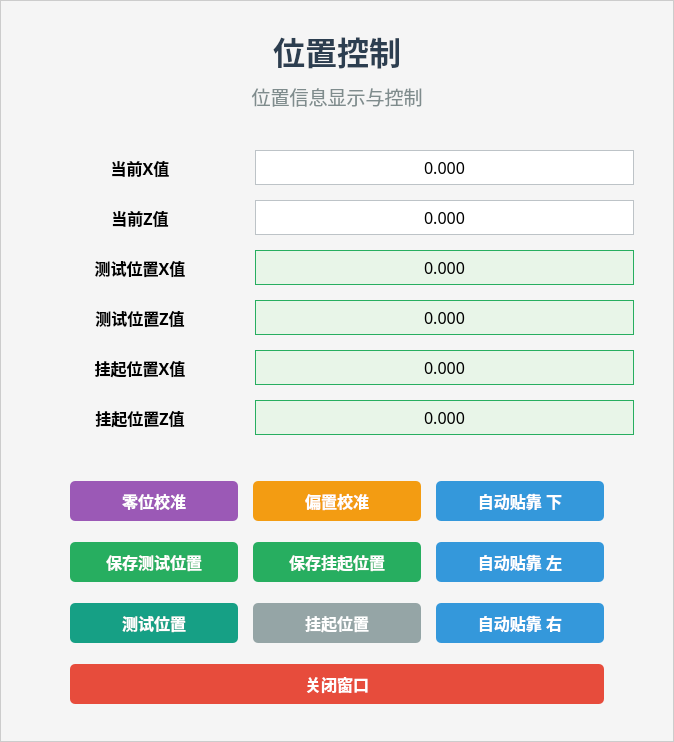
<?xml version="1.0" encoding="UTF-8"?>
<ui version="4.0">
 <class>PositionWindow</class>
 <widget class="QMainWindow" name="PositionWindow">
  <property name="geometry">
   <rect>
    <x>0</x>
    <y>0</y>
    <width>674</width>
    <height>742</height>
   </rect>
  </property>
  <property name="sizePolicy">
   <sizepolicy hsizetype="Fixed" vsizetype="Fixed">
    <horstretch>0</horstretch>
    <verstretch>0</verstretch>
   </sizepolicy>
  </property>
  <property name="windowTitle">
   <string>位置控制</string>
  </property>
  <property name="styleSheet">
   <string notr="true">QMainWindow {
    background-color: #f5f5f5;
    border: 1px solid #cccccc;
    border-radius: 0px;
}</string>
  </property>
  <widget class="QWidget" name="centralwidget">
   <property name="sizePolicy">
    <sizepolicy hsizetype="Fixed" vsizetype="Fixed">
     <horstretch>0</horstretch>
     <verstretch>0</verstretch>
    </sizepolicy>
   </property>
   <property name="maximumSize">
    <size>
     <width>16777215</width>
     <height>1000</height>
    </size>
   </property>
   <layout class="QVBoxLayout" name="main_layout">
    <property name="spacing">
     <number>20</number>
    </property>
    <property name="leftMargin">
     <number>20</number>
    </property>
    <property name="topMargin">
     <number>20</number>
    </property>
    <property name="rightMargin">
     <number>20</number>
    </property>
    <property name="bottomMargin">
     <number>20</number>
    </property>
    <item>
     <widget class="QWidget" name="widget_title" native="true">
      <property name="sizePolicy">
       <sizepolicy hsizetype="Preferred" vsizetype="Fixed">
        <horstretch>0</horstretch>
        <verstretch>0</verstretch>
       </sizepolicy>
      </property>
      <property name="maximumSize">
       <size>
        <width>16777215</width>
        <height>100</height>
       </size>
      </property>
      <layout class="QVBoxLayout" name="title_layout">
       <property name="spacing">
        <number>10</number>
       </property>
       <item>
        <widget class="QLabel" name="title_label">
         <property name="maximumSize">
          <size>
           <width>16777215</width>
           <height>60</height>
          </size>
         </property>
         <property name="font">
          <font>
           <family>黑体</family>
           <pointsize>24</pointsize>
           <weight>75</weight>
           <bold>true</bold>
          </font>
         </property>
         <property name="styleSheet">
          <string notr="true">color: #2c3e50;</string>
         </property>
         <property name="text">
          <string>位置控制</string>
         </property>
         <property name="alignment">
          <set>Qt::AlignCenter</set>
         </property>
        </widget>
       </item>
       <item>
        <widget class="QLabel" name="subtitle_label">
         <property name="maximumSize">
          <size>
           <width>16777215</width>
           <height>30</height>
          </size>
         </property>
         <property name="font">
          <font>
           <family>黑体</family>
           <pointsize>14</pointsize>
          </font>
         </property>
         <property name="styleSheet">
          <string notr="true">color: #7f8c8d;</string>
         </property>
         <property name="text">
          <string>位置信息显示与控制</string>
         </property>
         <property name="alignment">
          <set>Qt::AlignCenter</set>
         </property>
        </widget>
       </item>
      </layout>
     </widget>
    </item>
    <item>
     <widget class="QWidget" name="widget_position_info" native="true">
      <layout class="QGridLayout" name="gridLayout_position">
       <property name="leftMargin">
        <number>20</number>
       </property>
       <property name="topMargin">
        <number>10</number>
       </property>
       <property name="rightMargin">
        <number>20</number>
       </property>
       <property name="bottomMargin">
        <number>10</number>
       </property>
       <property name="spacing">
        <number>15</number>
       </property>
       <item row="2" column="0">
        <widget class="QLabel" name="label_stored_test_position_x">
         <property name="minimumSize">
          <size>
           <width>80</width>
           <height>0</height>
          </size>
         </property>
         <property name="maximumSize">
          <size>
           <width>200</width>
           <height>16777215</height>
          </size>
         </property>
         <property name="font">
          <font>
           <family>黑体</family>
           <pointsize>12</pointsize>
           <weight>75</weight>
           <bold>true</bold>
          </font>
         </property>
         <property name="text">
          <string>测试位置X值</string>
         </property>
         <property name="alignment">
          <set>Qt::AlignCenter</set>
         </property>
        </widget>
       </item>
       <item row="2" column="1">
        <widget class="QLabel" name="label_stored_test_position_x_value">
         <property name="font">
          <font>
           <family>黑体</family>
           <pointsize>12</pointsize>
          </font>
         </property>
         <property name="styleSheet">
          <string notr="true">background-color: #e8f5e8; border: 1px solid #27ae60; padding: 5px;</string>
         </property>
         <property name="text">
          <string>0.000</string>
         </property>
         <property name="alignment">
          <set>Qt::AlignCenter</set>
         </property>
        </widget>
       </item>
       <item row="4" column="1">
        <widget class="QLabel" name="label_stored_suspend_position_x_value">
         <property name="font">
          <font>
           <family>黑体</family>
           <pointsize>12</pointsize>
          </font>
         </property>
         <property name="styleSheet">
          <string notr="true">background-color: #e8f5e8; border: 1px solid #27ae60; padding: 5px;</string>
         </property>
         <property name="text">
          <string>0.000</string>
         </property>
         <property name="alignment">
          <set>Qt::AlignCenter</set>
         </property>
        </widget>
       </item>
       <item row="4" column="0">
        <widget class="QLabel" name="label_stored_suspend_position_x">
         <property name="minimumSize">
          <size>
           <width>80</width>
           <height>0</height>
          </size>
         </property>
         <property name="maximumSize">
          <size>
           <width>200</width>
           <height>16777215</height>
          </size>
         </property>
         <property name="font">
          <font>
           <family>黑体</family>
           <pointsize>12</pointsize>
           <weight>75</weight>
           <bold>true</bold>
          </font>
         </property>
         <property name="text">
          <string>挂起位置X值</string>
         </property>
         <property name="alignment">
          <set>Qt::AlignCenter</set>
         </property>
        </widget>
       </item>
       <item row="3" column="0">
        <widget class="QLabel" name="label_stored_test_position_z">
         <property name="minimumSize">
          <size>
           <width>80</width>
           <height>0</height>
          </size>
         </property>
         <property name="maximumSize">
          <size>
           <width>200</width>
           <height>16777215</height>
          </size>
         </property>
         <property name="font">
          <font>
           <family>黑体</family>
           <pointsize>12</pointsize>
           <weight>75</weight>
           <bold>true</bold>
          </font>
         </property>
         <property name="text">
          <string>测试位置Z值</string>
         </property>
         <property name="alignment">
          <set>Qt::AlignCenter</set>
         </property>
        </widget>
       </item>
       <item row="1" column="0">
        <widget class="QLabel" name="label_current_z">
         <property name="minimumSize">
          <size>
           <width>80</width>
           <height>0</height>
          </size>
         </property>
         <property name="maximumSize">
          <size>
           <width>200</width>
           <height>16777215</height>
          </size>
         </property>
         <property name="font">
          <font>
           <family>黑体</family>
           <pointsize>12</pointsize>
           <weight>75</weight>
           <bold>true</bold>
          </font>
         </property>
         <property name="text">
          <string>当前Z值</string>
         </property>
         <property name="alignment">
          <set>Qt::AlignCenter</set>
         </property>
        </widget>
       </item>
       <item row="3" column="1">
        <widget class="QLabel" name="label_stored_test_position_z_value">
         <property name="font">
          <font>
           <family>黑体</family>
           <pointsize>12</pointsize>
          </font>
         </property>
         <property name="styleSheet">
          <string notr="true">background-color: #e8f5e8; border: 1px solid #27ae60; padding: 5px;</string>
         </property>
         <property name="text">
          <string>0.000</string>
         </property>
         <property name="alignment">
          <set>Qt::AlignCenter</set>
         </property>
        </widget>
       </item>
       <item row="0" column="1">
        <widget class="QLabel" name="label_current_x_value">
         <property name="font">
          <font>
           <family>黑体</family>
           <pointsize>12</pointsize>
          </font>
         </property>
         <property name="styleSheet">
          <string notr="true">background-color: white; border: 1px solid #bdc3c7; padding: 5px;</string>
         </property>
         <property name="text">
          <string>0.000</string>
         </property>
         <property name="alignment">
          <set>Qt::AlignCenter</set>
         </property>
        </widget>
       </item>
       <item row="1" column="1">
        <widget class="QLabel" name="label_current_z_value">
         <property name="font">
          <font>
           <family>黑体</family>
           <pointsize>12</pointsize>
          </font>
         </property>
         <property name="styleSheet">
          <string notr="true">background-color: white; border: 1px solid #bdc3c7; padding: 5px;</string>
         </property>
         <property name="text">
          <string>0.000</string>
         </property>
         <property name="alignment">
          <set>Qt::AlignCenter</set>
         </property>
        </widget>
       </item>
       <item row="0" column="0">
        <widget class="QLabel" name="label_current_x">
         <property name="minimumSize">
          <size>
           <width>80</width>
           <height>0</height>
          </size>
         </property>
         <property name="maximumSize">
          <size>
           <width>200</width>
           <height>16777215</height>
          </size>
         </property>
         <property name="font">
          <font>
           <family>黑体</family>
           <pointsize>12</pointsize>
           <weight>75</weight>
           <bold>true</bold>
          </font>
         </property>
         <property name="text">
          <string>当前X值</string>
         </property>
         <property name="alignment">
          <set>Qt::AlignCenter</set>
         </property>
        </widget>
       </item>
       <item row="5" column="0">
        <widget class="QLabel" name="label_stored_suspend_position_z">
         <property name="minimumSize">
          <size>
           <width>80</width>
           <height>0</height>
          </size>
         </property>
         <property name="maximumSize">
          <size>
           <width>200</width>
           <height>16777215</height>
          </size>
         </property>
         <property name="font">
          <font>
           <family>黑体</family>
           <pointsize>12</pointsize>
           <weight>75</weight>
           <bold>true</bold>
          </font>
         </property>
         <property name="text">
          <string>挂起位置Z值</string>
         </property>
         <property name="alignment">
          <set>Qt::AlignCenter</set>
         </property>
        </widget>
       </item>
       <item row="5" column="1">
        <widget class="QLabel" name="label_stored_suspend_position_z_value">
         <property name="font">
          <font>
           <family>黑体</family>
           <pointsize>12</pointsize>
          </font>
         </property>
         <property name="styleSheet">
          <string notr="true">background-color: #e8f5e8; border: 1px solid #27ae60; padding: 5px;</string>
         </property>
         <property name="text">
          <string>0.000</string>
         </property>
         <property name="alignment">
          <set>Qt::AlignCenter</set>
         </property>
        </widget>
       </item>
      </layout>
     </widget>
    </item>
    <item>
     <widget class="QWidget" name="widget_buttons" native="true">
      <layout class="QGridLayout" name="gridLayout_buttons">
       <property name="leftMargin">
        <number>50</number>
       </property>
       <property name="topMargin">
        <number>10</number>
       </property>
       <property name="rightMargin">
        <number>50</number>
       </property>
       <property name="bottomMargin">
        <number>10</number>
       </property>
       <property name="spacing">
        <number>15</number>
       </property>
       <item row="2" column="0">
        <widget class="QPushButton" name="pushButton_test_position">
         <property name="minimumSize">
          <size>
           <width>120</width>
           <height>40</height>
          </size>
         </property>
         <property name="font">
          <font>
           <family>黑体</family>
           <pointsize>12</pointsize>
           <weight>75</weight>
           <bold>true</bold>
          </font>
         </property>
         <property name="styleSheet">
          <string notr="true">QPushButton { background-color: #16a085; color: white; font-weight: bold; border-radius: 5px; } QPushButton:hover { background-color: #138d75; }</string>
         </property>
         <property name="text">
          <string>测试位置</string>
         </property>
        </widget>
       </item>
       <item row="0" column="2">
        <widget class="QPushButton" name="pushButton_auto_press_down">
         <property name="minimumSize">
          <size>
           <width>120</width>
           <height>40</height>
          </size>
         </property>
         <property name="font">
          <font>
           <family>黑体</family>
           <pointsize>12</pointsize>
           <weight>75</weight>
           <bold>true</bold>
          </font>
         </property>
         <property name="styleSheet">
          <string notr="true">QPushButton { background-color: #3498db; color: white; font-weight: bold; border-radius: 5px; } QPushButton:hover { background-color: #2980b9; }</string>
         </property>
         <property name="text">
          <string>自动贴靠 下</string>
         </property>
        </widget>
       </item>
       <item row="2" column="1">
        <widget class="QPushButton" name="pushButton_suspend_position">
         <property name="minimumSize">
          <size>
           <width>120</width>
           <height>40</height>
          </size>
         </property>
         <property name="font">
          <font>
           <family>黑体</family>
           <pointsize>12</pointsize>
           <weight>75</weight>
           <bold>true</bold>
          </font>
         </property>
         <property name="styleSheet">
          <string notr="true">QPushButton { background-color: #95a5a6; color: white; font-weight: bold; border-radius: 5px; } QPushButton:hover { background-color: #7f8c8d; }</string>
         </property>
         <property name="text">
          <string>挂起位置</string>
         </property>
        </widget>
       </item>
       <item row="0" column="1">
        <widget class="QPushButton" name="pushButton_offset_calibration">
         <property name="minimumSize">
          <size>
           <width>120</width>
           <height>40</height>
          </size>
         </property>
         <property name="font">
          <font>
           <family>黑体</family>
           <pointsize>12</pointsize>
           <weight>75</weight>
           <bold>true</bold>
          </font>
         </property>
         <property name="styleSheet">
          <string notr="true">QPushButton { background-color: #f39c12; color: white; font-weight: bold; border-radius: 5px; } QPushButton:hover { background-color: #e67e22; }</string>
         </property>
         <property name="text">
          <string>偏置校准</string>
         </property>
        </widget>
       </item>
       <item row="0" column="0">
        <widget class="QPushButton" name="pushButton_zero_calibration">
         <property name="minimumSize">
          <size>
           <width>120</width>
           <height>40</height>
          </size>
         </property>
         <property name="maximumSize">
          <size>
           <width>16777215</width>
           <height>16777215</height>
          </size>
         </property>
         <property name="font">
          <font>
           <family>黑体</family>
           <pointsize>12</pointsize>
           <weight>75</weight>
           <bold>true</bold>
          </font>
         </property>
         <property name="styleSheet">
          <string notr="true">QPushButton { background-color: #9b59b6; color: white; font-weight: bold; border-radius: 5px; } QPushButton:hover { background-color: #8e44ad; }</string>
         </property>
         <property name="text">
          <string>零位校准</string>
         </property>
        </widget>
       </item>
       <item row="1" column="0">
        <widget class="QPushButton" name="pushButton_save_test_position">
         <property name="minimumSize">
          <size>
           <width>120</width>
           <height>40</height>
          </size>
         </property>
         <property name="font">
          <font>
           <family>黑体</family>
           <pointsize>12</pointsize>
           <weight>75</weight>
           <bold>true</bold>
          </font>
         </property>
         <property name="styleSheet">
          <string notr="true">QPushButton { background-color: #27ae60; color: white; font-weight: bold; border-radius: 5px; } QPushButton:hover { background-color: #229954; }</string>
         </property>
         <property name="text">
          <string>保存测试位置</string>
         </property>
        </widget>
       </item>
       <item row="1" column="1">
        <widget class="QPushButton" name="pushButton_save_suspend_position">
         <property name="minimumSize">
          <size>
           <width>120</width>
           <height>40</height>
          </size>
         </property>
         <property name="font">
          <font>
           <family>黑体</family>
           <pointsize>12</pointsize>
           <weight>75</weight>
           <bold>true</bold>
          </font>
         </property>
         <property name="styleSheet">
          <string notr="true">QPushButton { background-color: #27ae60; color: white; font-weight: bold; border-radius: 5px; } QPushButton:hover { background-color: #229954; }</string>
         </property>
         <property name="text">
          <string>保存挂起位置</string>
         </property>
        </widget>
       </item>
       <item row="1" column="2">
        <widget class="QPushButton" name="pushButton_auto_press_left">
         <property name="minimumSize">
          <size>
           <width>120</width>
           <height>40</height>
          </size>
         </property>
         <property name="font">
          <font>
           <family>黑体</family>
           <pointsize>12</pointsize>
           <weight>75</weight>
           <bold>true</bold>
          </font>
         </property>
         <property name="styleSheet">
          <string notr="true">QPushButton { background-color: #3498db; color: white; font-weight: bold; border-radius: 5px; } QPushButton:hover { background-color: #2980b9; }</string>
         </property>
         <property name="text">
          <string>自动贴靠 左</string>
         </property>
        </widget>
       </item>
       <item row="2" column="2">
        <widget class="QPushButton" name="pushButton_auto_press_right">
         <property name="minimumSize">
          <size>
           <width>120</width>
           <height>40</height>
          </size>
         </property>
         <property name="font">
          <font>
           <family>黑体</family>
           <pointsize>12</pointsize>
           <weight>75</weight>
           <bold>true</bold>
          </font>
         </property>
         <property name="styleSheet">
          <string notr="true">QPushButton { background-color: #3498db; color: white; font-weight: bold; border-radius: 5px; } QPushButton:hover { background-color: #2980b9; }</string>
         </property>
         <property name="text">
          <string>自动贴靠 右</string>
         </property>
        </widget>
       </item>
       <item row="4" column="0" colspan="3">
        <widget class="QPushButton" name="pushButton_close">
         <property name="minimumSize">
          <size>
           <width>120</width>
           <height>40</height>
          </size>
         </property>
         <property name="font">
          <font>
           <family>黑体</family>
           <pointsize>12</pointsize>
           <weight>75</weight>
           <bold>true</bold>
          </font>
         </property>
         <property name="styleSheet">
          <string notr="true">QPushButton { background-color: #e74c3c; color: white; font-weight: bold; border-radius: 5px; } QPushButton:hover { background-color: #c0392b; }</string>
         </property>
         <property name="text">
          <string>关闭窗口</string>
         </property>
        </widget>
       </item>
      </layout>
     </widget>
    </item>
   </layout>
  </widget>
 </widget>
 <resources/>
 <connections/>
</ui>
